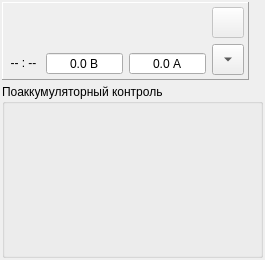
<?xml version="1.0" encoding="UTF-8"?>
<ui version="4.0">
 <class>ZrmChannelMimimal</class>
 <widget class="QWidget" name="ZrmChannelMimimal">
  <property name="geometry">
   <rect>
    <x>0</x>
    <y>0</y>
    <width>265</width>
    <height>260</height>
   </rect>
  </property>
  <property name="sizePolicy">
   <sizepolicy hsizetype="Maximum" vsizetype="Minimum">
    <horstretch>0</horstretch>
    <verstretch>0</verstretch>
   </sizepolicy>
  </property>
  <property name="windowTitle">
   <string>Form</string>
  </property>
  <layout class="QVBoxLayout" name="verticalLayout_2" stretch="0,2">
   <property name="spacing">
    <number>4</number>
   </property>
   <property name="leftMargin">
    <number>2</number>
   </property>
   <property name="topMargin">
    <number>2</number>
   </property>
   <property name="rightMargin">
    <number>2</number>
   </property>
   <property name="bottomMargin">
    <number>2</number>
   </property>
   <item>
    <widget class="QFrame" name="frame">
     <property name="frameShape">
      <enum>QFrame::Panel</enum>
     </property>
     <property name="frameShadow">
      <enum>QFrame::Raised</enum>
     </property>
     <layout class="QHBoxLayout" name="horizontalLayout_3">
      <property name="spacing">
       <number>6</number>
      </property>
      <property name="sizeConstraint">
       <enum>QLayout::SetMinAndMaxSize</enum>
      </property>
      <property name="leftMargin">
       <number>4</number>
      </property>
      <property name="topMargin">
       <number>4</number>
      </property>
      <property name="rightMargin">
       <number>4</number>
      </property>
      <property name="bottomMargin">
       <number>4</number>
      </property>
      <item>
       <layout class="QVBoxLayout" name="verticalLayout">
        <item>
         <layout class="QHBoxLayout" name="horizontalLayout">
          <property name="spacing">
           <number>2</number>
          </property>
          <property name="sizeConstraint">
           <enum>QLayout::SetMinAndMaxSize</enum>
          </property>
          <property name="leftMargin">
           <number>0</number>
          </property>
          <item>
           <widget class="ZrmRelayBase" name="zrm_relay" native="true">
            <property name="sizePolicy">
             <sizepolicy hsizetype="Preferred" vsizetype="Preferred">
              <horstretch>0</horstretch>
              <verstretch>0</verstretch>
             </sizepolicy>
            </property>
            <property name="minimumSize">
             <size>
              <width>20</width>
              <height>20</height>
             </size>
            </property>
           </widget>
          </item>
         </layout>
        </item>
        <item>
         <layout class="QHBoxLayout" name="horizontalLayout_2" stretch="0,0,0">
          <property name="sizeConstraint">
           <enum>QLayout::SetMinAndMaxSize</enum>
          </property>
          <item>
           <widget class="QLabel" name="name">
            <property name="sizePolicy">
             <sizepolicy hsizetype="Fixed" vsizetype="Fixed">
              <horstretch>0</horstretch>
              <verstretch>0</verstretch>
             </sizepolicy>
            </property>
            <property name="text">
             <string> -- : -- </string>
            </property>
            <property name="alignment">
             <set>Qt::AlignCenter</set>
            </property>
           </widget>
          </item>
          <item>
           <widget class="QDoubleSpinBox" name="volt">
            <property name="sizePolicy">
             <sizepolicy hsizetype="Maximum" vsizetype="Fixed">
              <horstretch>0</horstretch>
              <verstretch>0</verstretch>
             </sizepolicy>
            </property>
            <property name="alignment">
             <set>Qt::AlignCenter</set>
            </property>
            <property name="readOnly">
             <bool>true</bool>
            </property>
            <property name="buttonSymbols">
             <enum>QAbstractSpinBox::NoButtons</enum>
            </property>
            <property name="specialValueText">
             <string>--</string>
            </property>
            <property name="suffix">
             <string> В</string>
            </property>
            <property name="decimals">
             <number>1</number>
            </property>
            <property name="minimum">
             <double>-100000.000000000000000</double>
            </property>
            <property name="maximum">
             <double>100000.000000000000000</double>
            </property>
           </widget>
          </item>
          <item>
           <widget class="QDoubleSpinBox" name="curr">
            <property name="sizePolicy">
             <sizepolicy hsizetype="Maximum" vsizetype="Fixed">
              <horstretch>0</horstretch>
              <verstretch>0</verstretch>
             </sizepolicy>
            </property>
            <property name="alignment">
             <set>Qt::AlignCenter</set>
            </property>
            <property name="readOnly">
             <bool>true</bool>
            </property>
            <property name="buttonSymbols">
             <enum>QAbstractSpinBox::NoButtons</enum>
            </property>
            <property name="specialValueText">
             <string>--</string>
            </property>
            <property name="suffix">
             <string> А</string>
            </property>
            <property name="decimals">
             <number>1</number>
            </property>
            <property name="minimum">
             <double>-100000.000000000000000</double>
            </property>
            <property name="maximum">
             <double>100000.000000000000000</double>
            </property>
           </widget>
          </item>
         </layout>
        </item>
       </layout>
      </item>
      <item>
       <layout class="QVBoxLayout" name="verticalLayout_3">
        <item>
         <widget class="QToolButton" name="btStop">
          <property name="enabled">
           <bool>false</bool>
          </property>
          <property name="sizePolicy">
           <sizepolicy hsizetype="Maximum" vsizetype="Fixed">
            <horstretch>0</horstretch>
            <verstretch>0</verstretch>
           </sizepolicy>
          </property>
          <property name="autoFillBackground">
           <bool>true</bool>
          </property>
          <property name="text">
           <string/>
          </property>
          <property name="icon">
           <iconset resource="zrm_resource.qrc">
            <normaloff>:/zrm/icons/stop.png</normaloff>:/zrm/icons/stop.png</iconset>
          </property>
          <property name="iconSize">
           <size>
            <width>24</width>
            <height>24</height>
           </size>
          </property>
         </widget>
        </item>
        <item>
         <widget class="QToolButton" name="bExpand">
          <property name="sizePolicy">
           <sizepolicy hsizetype="Maximum" vsizetype="Fixed">
            <horstretch>0</horstretch>
            <verstretch>0</verstretch>
           </sizepolicy>
          </property>
          <property name="text">
           <string>PushButton</string>
          </property>
          <property name="iconSize">
           <size>
            <width>24</width>
            <height>24</height>
           </size>
          </property>
          <property name="checkable">
           <bool>true</bool>
          </property>
          <property name="checked">
           <bool>false</bool>
          </property>
          <property name="arrowType">
           <enum>Qt::DownArrow</enum>
          </property>
         </widget>
        </item>
       </layout>
      </item>
     </layout>
    </widget>
   </item>
   <item>
    <widget class="QGroupBox" name="extraPanel">
     <property name="sizePolicy">
      <sizepolicy hsizetype="Preferred" vsizetype="MinimumExpanding">
       <horstretch>0</horstretch>
       <verstretch>0</verstretch>
      </sizepolicy>
     </property>
     <property name="title">
      <string>Поаккумуляторный контроль</string>
     </property>
     <layout class="QVBoxLayout" name="verticalLayout_4">
      <item>
       <widget class="ZrmCellViewMinimal" name="zrmCellView" native="true">
        <property name="sizePolicy">
         <sizepolicy hsizetype="Preferred" vsizetype="MinimumExpanding">
          <horstretch>0</horstretch>
          <verstretch>0</verstretch>
         </sizepolicy>
        </property>
       </widget>
      </item>
     </layout>
    </widget>
   </item>
  </layout>
 </widget>
 <customwidgets>
  <customwidget>
   <class>ZrmRelayBase</class>
   <extends>QWidget</extends>
   <header>zrmrelaybase.h</header>
   <container>1</container>
  </customwidget>
  <customwidget>
   <class>ZrmCellViewMinimal</class>
   <extends>QWidget</extends>
   <header>zrmcellviewminimal.h</header>
   <container>1</container>
  </customwidget>
 </customwidgets>
 <tabstops>
  <tabstop>volt</tabstop>
  <tabstop>curr</tabstop>
  <tabstop>btStop</tabstop>
  <tabstop>bExpand</tabstop>
 </tabstops>
 <resources>
  <include location="zrm_resource.qrc"/>
 </resources>
 <connections/>
</ui>
